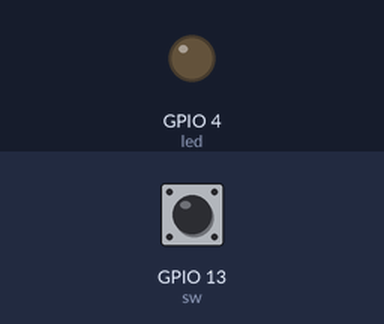
A sketch run on a simulated ESP32. Parts: output pins drawn as LEDs (lit = HIGH). The test bench sets the inputs (shaded band); at power-on: GPIO 13 (sw) HIGH.

Above: at 2.8 s.
2.9 s: GPIO 13 (sw) pulled LOW for 1.2 s
At 4.2 s:
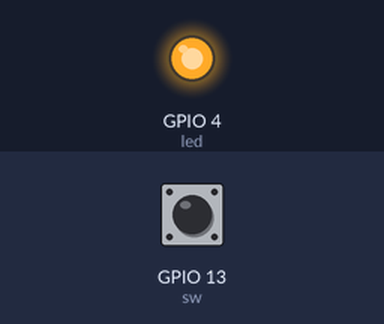
6.5 s: GPIO 13 (sw) pulled LOW for 3.2 s
At 10.7 s:
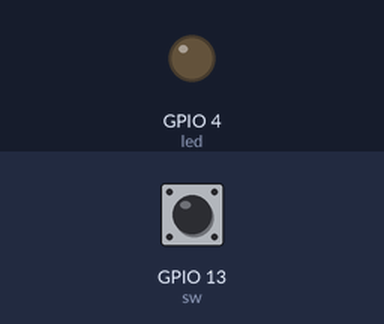
Timing chart, 0 to 12.2 s (numbered marks = the images above; inputs shaded):
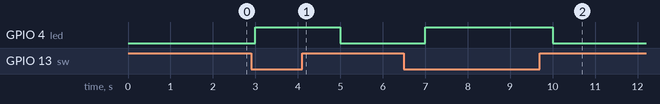

Measured:
- after the input at 2.9 s, GPIO 4 (led): LOW → HIGH after 0.10 s, → LOW 2.0 s later
- after the input at 6.5 s, GPIO 4 (led): LOW → HIGH after 0.50 s, → LOW 3.0 s later

The sketch:

led_controlled_with_switch.ino
```cpp
int led=4;
int sw=13;
void setup() {
  pinMode(led,OUTPUT);
  pinMode(sw,INPUT);
}

void loop() {
  if(digitalRead(sw)==0)
  {
   digitalWrite(led,HIGH);
   delay(1000);
  }
  else
  {
  digitalWrite(led,LOW);
  delay(1000);
  }
}
```
